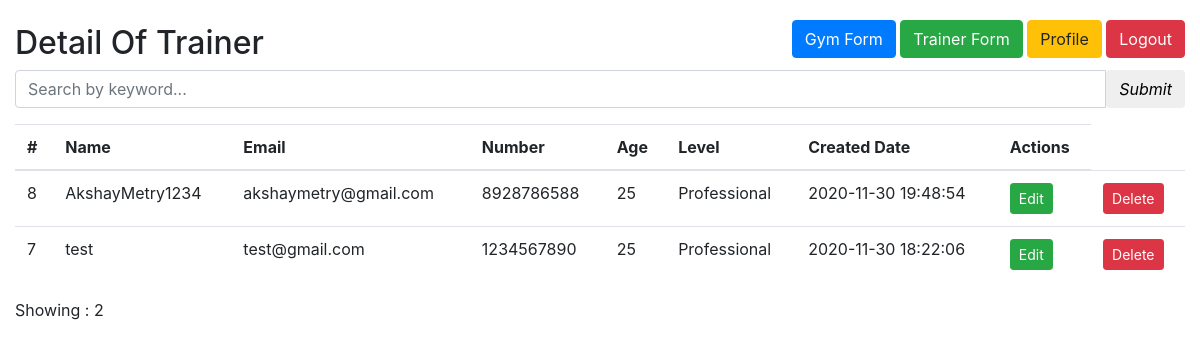
Before: /Trainer/trainer.php (signed in) with the older database file.
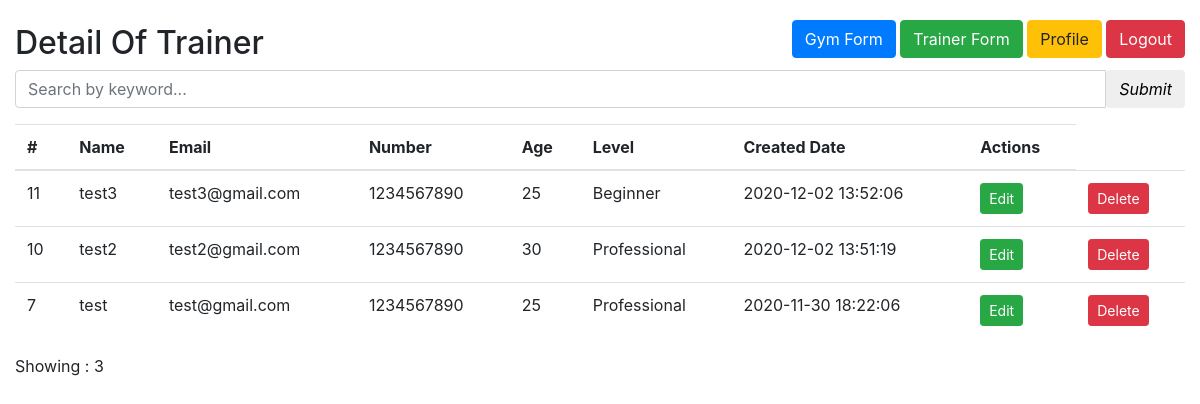
After: the same page with the newer database file.
### tables this page shows
CREATE TABLE `trainer` (
  `id` int(11) NOT NULL,
  `name` varchar(100) NOT NULL,
  `age` varchar(100) NOT NULL,
  `email` varchar(50) NOT NULL,
  `number` varchar(15) NOT NULL,
  `level` varchar(100) NOT NULL,
  `created_date` datetime NOT NULL DEFAULT current_timestamp()
);

### DB.class.php (called while the page is built, shortened)
<?php
class DB{
    private $dbHost     = "localhost";
    private $dbUsername = "root";
    private $dbPassword = "";
    private $dbName     = "gym";
    public function __construct(){
        if(!isset($this->db)){
            $conn = new mysqli($this->dbHost, $this->dbUsername, $this->dbPassword, $this->dbName);
            if($conn->connect_error){
                die("Failed to connect with MySQL: " . $conn->connect_error);
            }else{
                $this->db = $conn;
            }
        }
    }
    public function getRows($table, $conditions = array()){
        $sql = 'SELECT ';
        $sql .= array_key_exists("select", $conditions)?$conditions['select']:'*';
        $sql .= ' FROM '.$table;
        if(array_key_exists("order_by", $conditions)){
            $sql .= ' ORDER BY '.$conditions['order_by'];
        }
        if(array_key_exists("start", $conditions) && array_key_exists("limit", $conditions)){
            $sql .= ' LIMIT '.$conditions['start'].','.$conditions['limit'];
        }elseif(!array_key_exists("start", $conditions) && array_key_exists("limit", $conditions)){
            $sql .= ' LIMIT '.$conditions['limit'];
        }
        $result = $this->db->query($sql);
        if(array_key_exists("return_type", $conditions) && $conditions['return_type'] != 'all'){
            switch($conditions['return_type']){
                case 'count':
                    $data = $result->num_rows;
                    break;
            }
        }else{
            if($result->num_rows > 0){
                while($row = $result->fetch_assoc()){
                    $data[] = $row;
                }
            }
        }
        return !empty($data)?$data:false;
    }
}

### Pagination.class.php (called while the page is built, shortened)
<?php
class Pagination{
    protected $totalRows      = '';
    protected $perPage        = 10;
    protected $fullTagOpen    = '<div class="pagination">';
    protected $fullTagClose   = '</div>';
    protected $showCount    = true;
    function createLinks(){
        $numPages = ceil($this->totalRows / $this->perPage);
        if ($numPages == 1){
            if ($this->showCount){
                $info = 'Showing : ' . $this->totalRows;
                return $info;
            }else{
                return '';
            }
        }
        $output = '';
        $output = preg_replace("#([^:])//+#", "\\1/", $output);
        $output = $this->fullTagOpen.$output.$this->fullTagClose;
        return $output;
    }
}

### Trainer/trainer.php (the view, shortened to what this page needs)
<?php
require_once '../Pagination.class.php';
require_once '../DB.class.php';
$db = new DB();
$perPageLimit = 5;
$offset = !empty($_GET['page'])?(($_GET['page']-1)*$perPageLimit):0;
$searchKeyword = !empty($_GET['sq'])?$_GET['sq']:'';
$searchStr = !empty($searchKeyword)?'?sq='.$searchKeyword:'';
$searchArr = '';
$con = array(
    'like_or' => $searchArr,
    'return_type' => 'count'
);
$rowCount = $db->getRows('trainer', $con);
$pagConfig = array(
    'baseURL' => 'trainer.php'.$searchStr,
    'totalRows' => $rowCount,
    'perPage' => $perPageLimit
);
$pagination = new Pagination($pagConfig);
$con = array(
    'like_or' => $searchArr,
    'start' => $offset,
    'limit' => $perPageLimit,
    'order_by' => 'id DESC',
);
$rows = $db->getRows('trainer', $con);
?>
<html>
<head>
    <link rel="stylesheet" href="https://maxcdn.bootstrapcdn.com/bootstrap/4.0.0/css/bootstrap.min.css">
</head>
<body>
    <br>
    <div class="container-fluid">
        <h2 class="text-left text-black">Detail Of Trainer</h2>
        <div class="text-center align-md" style="
    float: right;
    margin-top: -50px;">
            <a href="../Members/FormValidate.php" class="btn btn-primary">Gym Form</a>
            <a href="trainerform.php" class="btn btn-success">Trainer Form</a>
            <a href="../Login/welcome.php" class="btn btn-warning">Profile</a>
            <a href="../Login/logout.php" class="btn btn-danger">Logout</a>
        </div>
        <form>
        <div class="input-group">
            <input type="text" name="sq" class="form-control" placeholder="Search by keyword..." value="<?php echo $searchKeyword; ?>">
            <div class="input-group-btn">
                <button class="btn btn-default" type="submit">
                    <i class="glyphicon glyphicon-search">Submit</i>
                </button>
            </div>
        </div>
        </form>
        <table class="table">
            <thead>
                <tr>
                    <th scope="col">#</th>
                    <th scope="col">Name</th>
                    <th scope="col">Email</th>
                    <th scope="col">Number</th>
                    <th scope="col">Age</th>
                    <th scope="col">Level</th>
                    <th scope="col">Created Date</th>
                    <th scope="col">Actions</th>
                </tr>
            </thead>
            <tbody>
              <?php
              if(!empty($rows)){ $count = 0;
                  foreach($rows as $row){ $count++;
              ?>
                <tr>
                    <td scope="col"><?php echo $row['id'] ;?> </td>
                    <td scope="col"><?php echo $row['name'] ;?></td>
                    <td scope="col"><?php echo $row['email'];?> </td>
                    <td scope="col"><?php echo $row['number'];?> </td>
                    <td scope="col"><?php echo $row['age'];?> </td>
                    <td scope="col"><?php echo $row['level'];?> </td>
                    <td scope="col"><?php echo $row['created_date'] ;?></td>
                    <td> <?php echo "<a class='btn btn-success btn-sm'  href='trainerupdate.php?id=".$row['id']."'>Edit</a>"?></td>
                    <td> <?php echo "<a class='btn btn-danger btn-sm' onClick=\"javascript: return confirm('Please confirm deletion');\" href='trainerdelete.php?id=".$row['id']."'>Delete</a>"?></td>
                </tr>
              <?php } }else{ ?>
              <tr><td colspan="5">No user(s) found......</td></tr>
              <?php } ?>
            </tbody>
        </table>
          <?php echo $pagination->createLinks(); ?>
    </div>
</body>
</html>

Changed rows visible on the page:
removed trainer: id "8", name "AkshayMetry1234", email "akshaymetry@gmail.com", number "8928786588", age "25", level "Professional", created_date "2020-11-30 19:48:54"
added trainer: id "11", name "test3", email "test3@gmail.com", number "1234567890", age "25", level "Beginner", created_date "2020-12-02 13:52:06"
added trainer: id "10", name "test2", email "test2@gmail.com", number "1234567890", age "30", level "Professional", created_date "2020-12-02 13:51:19"
Other visible differences:
$pagination->createLinks(): "Showing : 2" → "Showing : 3"
